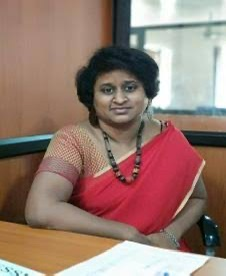
#> input picture dataset/FACULTY001/FACULTY001.jpeg, 226 x 276 px; its folder holds only this picture in this run
$ python train.py
#> lines starting #> are read from the running program, lines starting #| are printed output that depends on the picture
import cv2
import numpy as np
from pathlib import Path
import os

BASE = Path(__file__).resolve().parent
DATASET = BASE / "dataset"
MODEL_DIR = BASE / "models"
MODEL_DIR.mkdir(exist_ok=True)

CASCADE = MODEL_DIR / "haarcascade_frontalface_default.xml"
MODEL = MODEL_DIR / "trainer.yml"
LABELS = MODEL_DIR / "labels.npy"

if not CASCADE.exists():
    raise SystemExit("ERROR: Haar cascade missing. Download it first.")

detector = cv2.CascadeClassifier(str(CASCADE))

if detector.empty():
    raise SystemExit("ERROR: Cannot load Haar detector.")

if not hasattr(cv2, "face"):
    raise SystemExit("ERROR: Install opencv-contrib-python.")

recognizer = cv2.face.LBPHFaceRecognizer_create()

faces = []
labels = []
label_map = {}

folders = sorted([p for p in DATASET.iterdir() if p.is_dir()])

for label, folder in enumerate(folders):
    label_map[label] = folder.name

    for image_path in folder.iterdir():
        if image_path.suffix.lower() not in [".jpg", ".jpeg", ".png"]:
            continue

        image = cv2.imread(str(image_path))
#> image is the input picture: shape (276, 226, 3); mean B, G, R 112.1, 122.3, 150

        if image is None:
            print("Cannot read:", image_path)
            continue

        gray = cv2.cvtColor(image, cv2.COLOR_BGR2GRAY)
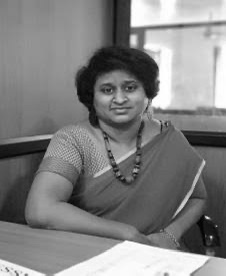
#> gray: shape (276, 226); min 1, max 255, mean 129.4

        detected = detector.detectMultiScale(
            gray, scaleFactor=1.1, minNeighbors=5,
            minSize=(50, 50)
        )
#> detected = [[87, 64, 64, 64]]

        if len(detected) == 0:
            print("No face found:", image_path)
            continue

        x, y, w, h = max(detected, key=lambda r: r[2] * r[3])
#> x = 87; y = 64; w = 64; h = 64
        face = gray[y:y+h, x:x+w]
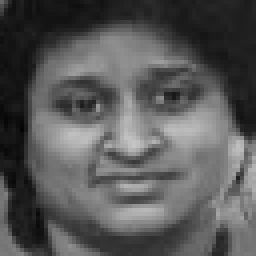
#> face: shape (64, 64) (shown 4 times larger); min 4, max 197, mean 87.7
        face = cv2.resize(face, (200, 200))
#> face: shape (200, 200)

        faces.append(face)
        labels.append(label)

        print("Added:", folder.name, image_path.name)
#> pass 2 of the loop `for label, folder in enumerate(folders):`:
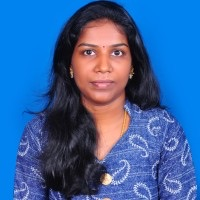
#> input picture dataset/FACULTY002/FACULTY002.jpeg, 200 x 200 px
#> image is the input picture: shape (200, 200, 3); mean B, G, R 157.4, 99.1, 57.4
#> `gray = cv2.cvtColor(image, cv2.COLOR_BGR2GRAY)`:
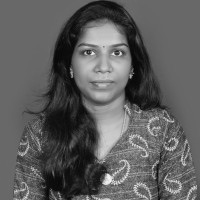
#> gray: shape (200, 200); min 1, max 248, mean 93.2
#> detected = [[68, 26, 71, 71]]
#> x = 68; y = 26; w = 71
#> `face = gray[y:y+h, x:x+w]`:
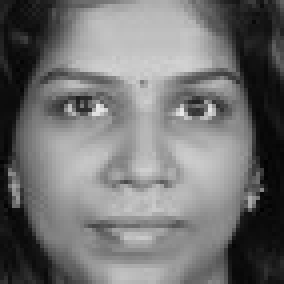
#> face: shape (71, 71) (shown 4 times larger); min 1, max 233, mean 114.6
#> pass 3 of the loop `for label, folder in enumerate(folders):`:
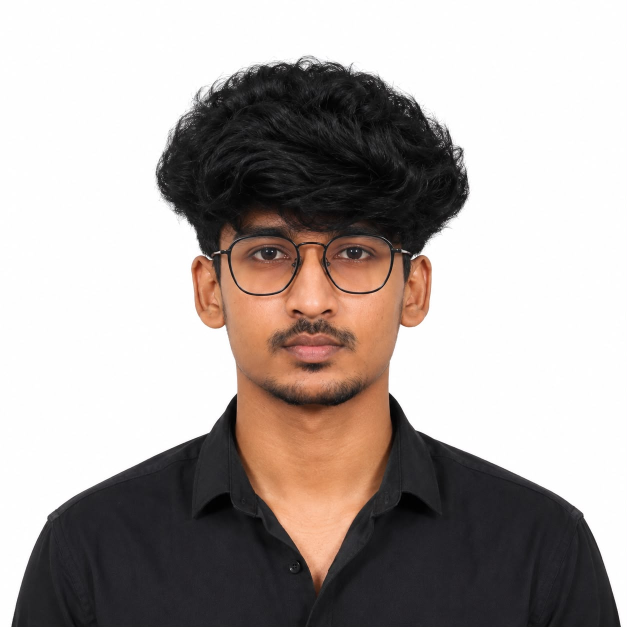
#> input picture dataset/STUDENT001/STUDENT001.jpeg, 1254 x 1254 px (shown at 1/2 size)
#> image is the input picture: shape (1254, 1254, 3); mean B, G, R 161.7, 165, 173.1
#> `gray = cv2.cvtColor(image, cv2.COLOR_BGR2GRAY)`:
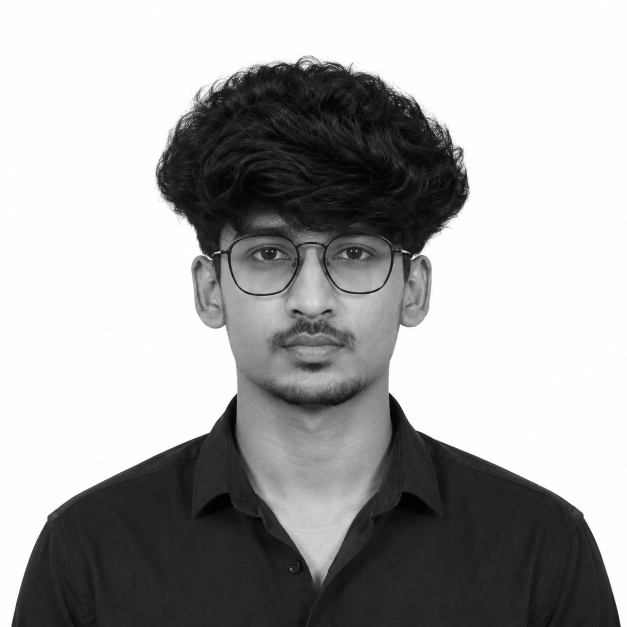
#> gray: shape (1254, 1254) (shown at 1/2 size); min 0, max 255, mean 167.1
#> detected = [[390, 343, 477, 477]]
#> x = 390; y = 343; w = 477
#> `face = gray[y:y+h, x:x+w]`:
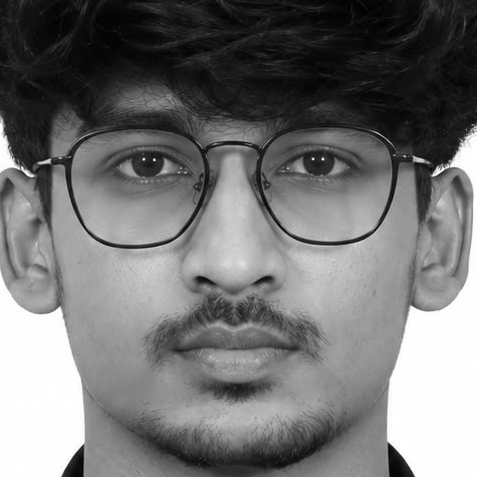
#> face: shape (477, 477); min 0, max 255, mean 115

if len(faces) < 2:
    raise SystemExit(
        "Not enough face images. Add more clear images per person."
    )

recognizer.train(faces, np.array(labels, dtype=np.int32))
recognizer.save(str(MODEL))
np.save(str(LABELS), label_map)

print("\nTRAINING COMPLETED")
print("Images:", len(faces))
#| Images: 3
print("People:", len(label_map))
print("Model:", MODEL)
print("Labels:", LABELS)
